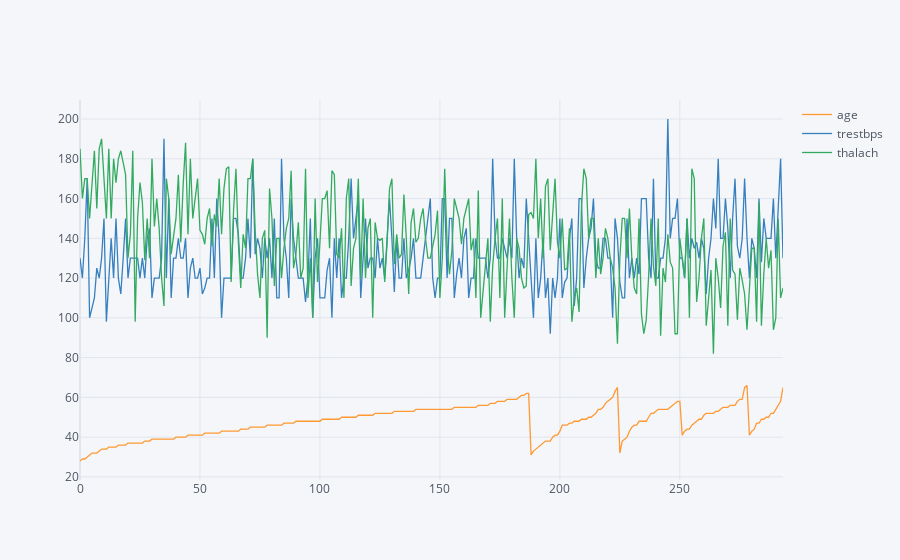

This figure's notebook cell:
### Markdown cell above
**Before looking at the graph below, let's clarify a few points: blood pressure is a measure of the strength of the blood flowing against the walls of the arteries, the heart rate, also called the pulse, is the number of times the heart beats every minute . Low blood pressure and low heart rate do not always indicate problems to the individual; Between these two, high blood pressure is the main factor of stroke and heart attack.
Considering the blue peaks, these, from a superficial analysis, should pay attention to your health.**

### Code cell
df[['age','trestbps','thalach']].iplot()

### Figure 1 — Plotly figure (JSON) as saved in the notebook; plotly's stock layout.template omitted (floating-point values rounded to 4 significant figures; data arrays with more than 128 entries replaced by an {"elided": "..."} marker saying what was removed)
{"data": [{"line": {"color": "rgba(255, 153, 51, 1.0)", "dash": "solid", "shape": "linear", "width": 1.3}, "mode": "lines", "name": "age", "text": "", "type": "scatter", "x": {"elided": "294 int values"}, "y": {"elided": "294 int values"}}, {"line": {"color": "rgba(55, 128, 191, 1.0)", "dash": "solid", "shape": "linear", "width": 1.3}, "mode": "lines", "name": "trestbps", "text": "", "type": "scatter", "x": {"elided": "294 int values"}, "y": {"elided": "294 float values"}}, {"line": {"color": "rgba(50, 171, 96, 1.0)", "dash": "solid", "shape": "linear", "width": 1.3}, "mode": "lines", "name": "thalach", "text": "", "type": "scatter", "x": {"elided": "294 int values"}, "y": {"elided": "294 float values"}}], "layout": {"legend": {"bgcolor": "#F5F6F9", "font": {"color": "#4D5663"}}, "paper_bgcolor": "#F5F6F9", "plot_bgcolor": "#F5F6F9", "title": {"font": {"color": "#4D5663"}}, "xaxis": {"gridcolor": "#E1E5ED", "showgrid": true, "tickfont": {"color": "#4D5663"}, "title": {"font": {"color": "#4D5663"}, "text": ""}, "zerolinecolor": "#E1E5ED"}, "yaxis": {"gridcolor": "#E1E5ED", "showgrid": true, "tickfont": {"color": "#4D5663"}, "title": {"font": {"color": "#4D5663"}, "text": ""}, "zerolinecolor": "#E1E5ED"}}}
